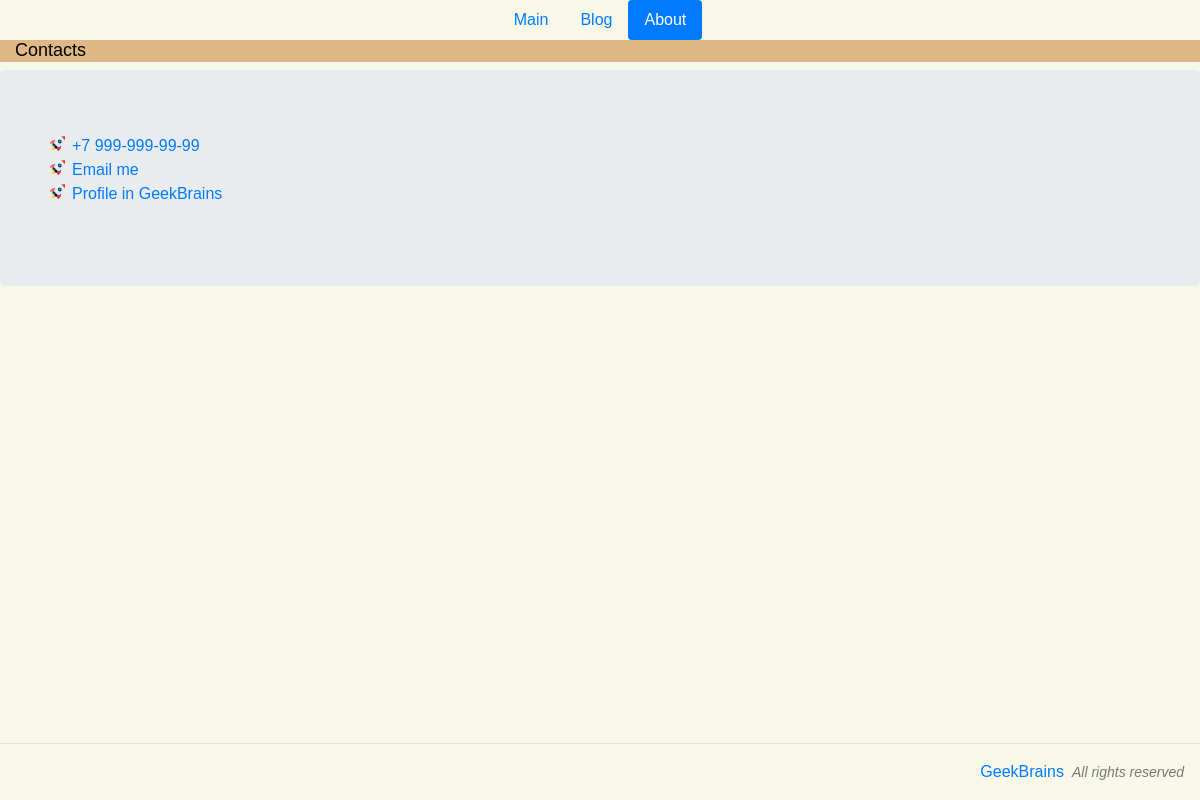
The page /about/ on the database its author committed.
### tables this page shows
CREATE TABLE contacts
(
    id integer primary key autoincrement,
    contact text
);

### app.py (the view)
@app.route('/about/')
def about():
    conn = sqlite3.connect('db.sqlite')
    cur = conn.cursor()
    cur.execute("""select contact from contacts;""")
    contacts = []
    for contact in cur.fetchall():
        contacts.append(contact[0])
    conn.close()
    context = {'contacts': contacts,
               'active': 'about'}
    return render_template('about.html', **context)

### templates/about.html (shortened to what this page needs)
{% extends 'base.html' %}
{% block content %}
    <div class="row">
        <h1 class="col-12">
            Contacts
        </h1>
        <div class="jumbotron col-12">
            <ul>
                {% for i in contacts %}
                    <li>
                        {{ i | safe }}
                    </li>
                {% endfor %}
            </ul>
        </div>
    </div>
{% endblock %}

### static/css/style.css (style rules this page uses)
body { background: #f8f8e8; font-family: Helvetica; font-weight: lighter; }
h1, h2, h3, h4, h5, h6 { color: black; font-size: 18px; font-weight: 400; background: burlywood; }
ul { list-style-image: url("/static/img/rocket.svg"); }

### rows shown on the page
contacts: contact "+7 999-999-99-99"
contacts: contact "Email me"
contacts: contact "Profile in GeekBrains"
